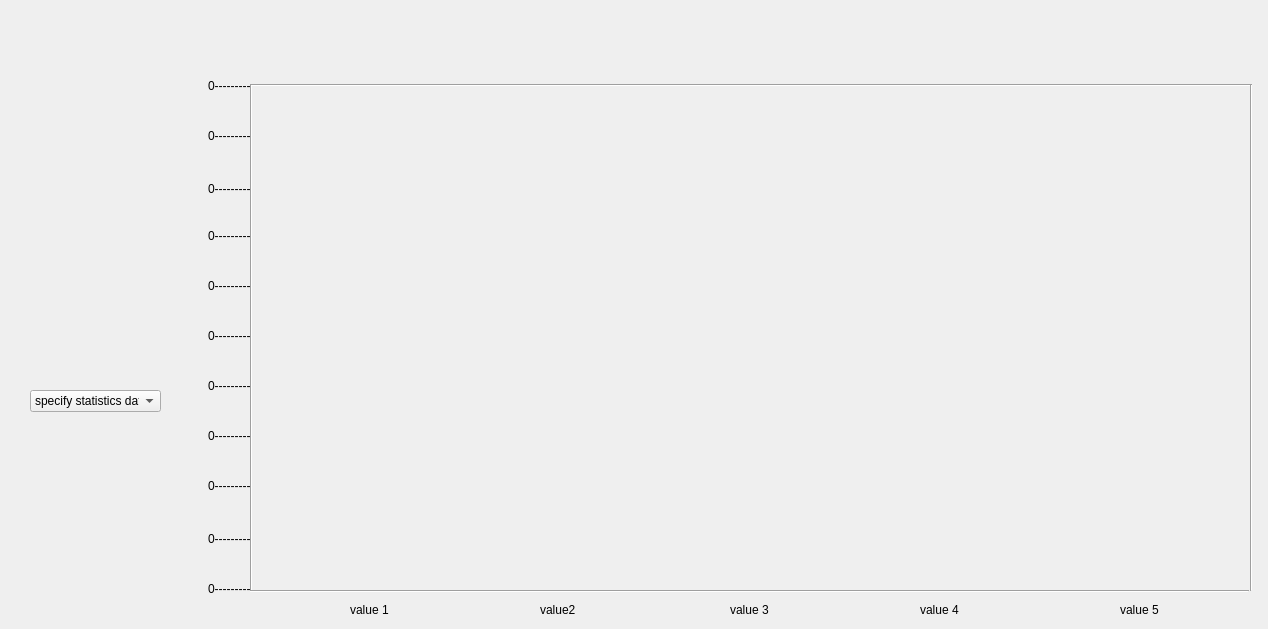
       <widget class="QWidget" name="bar_graphs">
        <attribute name="title">
         <string>bar graph</string>
        </attribute>
        <widget class="QComboBox" name="graph_data">
         <property name="geometry">
          <rect>
           <x>30</x>
           <y>390</y>
           <width>131</width>
           <height>22</height>
          </rect>
         </property>
         <item>
          <property name="text">
           <string>specify statistics data</string>
          </property>
         </item>
         <item>
          <property name="text">
           <string>age</string>
          </property>
         </item>
         <item>
          <property name="text">
           <string>gender</string>
          </property>
         </item>
         <item>
          <property name="text">
           <string>employee_groupe</string>
          </property>
         </item>
        </widget>
        <widget class="QLabel" name="zero_graph">
         <property name="geometry">
          <rect>
           <x>208</x>
           <y>579</y>
           <width>51</width>
           <height>20</height>
          </rect>
         </property>
         <property name="text">
          <string>0---------</string>
         </property>
        </widget>
        <widget class="QLabel" name="one_graph">
         <property name="geometry">
          <rect>
           <x>208</x>
           <y>529</y>
           <width>51</width>
           <height>20</height>
          </rect>
         </property>
         <property name="text">
          <string>0---------</string>
         </property>
        </widget>
        <widget class="QLabel" name="two_graph">
         <property name="geometry">
          <rect>
           <x>208</x>
           <y>479</y>
           <width>47</width>
           <height>13</height>
          </rect>
         </property>
         <property name="text">
          <string>0---------</string>
         </property>
        </widget>
        <widget class="QLabel" name="three_graph">
         <property name="geometry">
          <rect>
           <x>208</x>
           <y>429</y>
           <width>47</width>
           <height>13</height>
          </rect>
         </property>
         <property name="text">
          <string>0---------</string>
         </property>
        </widget>
        <widget class="QLabel" name="four_graph">
         <property name="geometry">
          <rect>
           <x>208</x>
           <y>379</y>
           <width>47</width>
           <height>13</height>
          </rect>
         </property>
         <property name="text">
          <string>0---------</string>
         </property>
        </widget>
        <widget class="QLabel" name="five_graph">
         <property name="geometry">
          <rect>
           <x>208</x>
           <y>329</y>
           <width>47</width>
           <height>13</height>
          </rect>
         </property>
         <property name="text">
          <string>0---------</string>
         </property>
        </widget>
        <widget class="QLabel" name="six_graph">
         <property name="geometry">
          <rect>
           <x>208</x>
           <y>279</y>
           <width>47</width>
           <height>13</height>
          </rect>
         </property>
         <property name="text">
          <string>0---------</string>
         </property>
        </widget>
        <widget class="QLabel" name="seven_graph">
         <property name="geometry">
          <rect>
           <x>208</x>
           <y>229</y>
           <width>47</width>
           <height>13</height>
          </rect>
         </property>
         <property name="text">
          <string>0---------</string>
         </property>
        </widget>
        <widget class="QLabel" name="eight_graph">
         <property name="geometry">
          <rect>
           <x>208</x>
           <y>179</y>
           <width>51</width>
           <height>20</height>
          </rect>
         </property>
         <property name="text">
          <string>0---------</string>
         </property>
        </widget>
        <widget class="QLabel" name="nine_graph">
         <property name="geometry">
          <rect>
           <x>208</x>
           <y>129</y>
           <width>47</width>
           <height>13</height>
          </rect>
         </property>
         <property name="text">
          <string>0---------</string>
         </property>
        </widget>
        <widget class="QLabel" name="ten_graph">
         <property name="geometry">
          <rect>
           <x>208</x>
           <y>79</y>
           <width>47</width>
           <height>13</height>
          </rect>
         </property>
         <property name="text">
          <string>0---------</string>
         </property>
        </widget>
        <widget class="Line" name="bar_graph_low_line">
         <property name="geometry">
          <rect>
           <x>250</x>
           <y>583</y>
           <width>999</width>
           <height>16</height>
          </rect>
         </property>
         <property name="orientation">
          <enum>Qt::Horizontal</enum>
         </property>
        </widget>
        <widget class="Line" name="bargraph_upper_line">
         <property name="geometry">
          <rect>
           <x>251</x>
           <y>75</y>
           <width>1001</width>
           <height>20</height>
          </rect>
         </property>
         <property name="orientation">
          <enum>Qt::Horizontal</enum>
         </property>
        </widget>
        <widget class="Line" name="bar_graph_left_line">
         <property name="geometry">
          <rect>
           <x>243</x>
           <y>84</y>
           <width>16</width>
           <height>507</height>
          </rect>
         </property>
         <property name="orientation">
          <enum>Qt::Vertical</enum>
         </property>
        </widget>
        <widget class="QLabel" name="graph_error">
         <property name="geometry">
          <rect>
           <x>30</x>
           <y>480</y>
           <width>141</width>
           <height>20</height>
          </rect>
         </property>
         <property name="text">
          <string/>
         </property>
        </widget>
        <widget class="bargraphwidget" name="histograph" native="true">
         <property name="geometry">
          <rect>
           <x>310</x>
           <y>84</y>
           <width>929</width>
           <height>505</height>
          </rect>
         </property>
        </widget>
        <widget class="Line" name="bar_graph_right_line">
         <property name="geometry">
          <rect>
           <x>1243</x>
           <y>84</y>
           <width>16</width>
           <height>507</height>
          </rect>
         </property>
         <property name="orientation">
          <enum>Qt::Vertical</enum>
         </property>
        </widget>
        <widget class="QLabel" name="red_graph">
         <property name="geometry">
          <rect>
           <x>350</x>
           <y>600</y>
           <width>71</width>
           <height>20</height>
          </rect>
         </property>
         <property name="text">
          <string>value 1</string>
         </property>
        </widget>
        <widget class="QLabel" name="blue_graph">
         <property name="geometry">
          <rect>
           <x>540</x>
           <y>600</y>
           <width>71</width>
           <height>20</height>
          </rect>
         </property>
         <property name="text">
          <string>value2</string>
         </property>
        </widget>
        <widget class="QLabel" name="yellow_graph">
         <property name="geometry">
          <rect>
           <x>920</x>
           <y>600</y>
           <width>71</width>
           <height>20</height>
          </rect>
         </property>
         <property name="text">
          <string>value 4</string>
         </property>
        </widget>
        <widget class="QLabel" name="black_graph">
         <property name="geometry">
          <rect>
           <x>1120</x>
           <y>600</y>
           <width>71</width>
           <height>20</height>
          </rect>
         </property>
         <property name="text">
          <string>value 5</string>
         </property>
        </widget>
        <widget class="QLabel" name="green_graph">
         <property name="geometry">
          <rect>
           <x>730</x>
           <y>600</y>
           <width>81</width>
           <height>20</height>
          </rect>
         </property>
         <property name="text">
          <string>value 3</string>
         </property>
        </widget>
       </widget>
